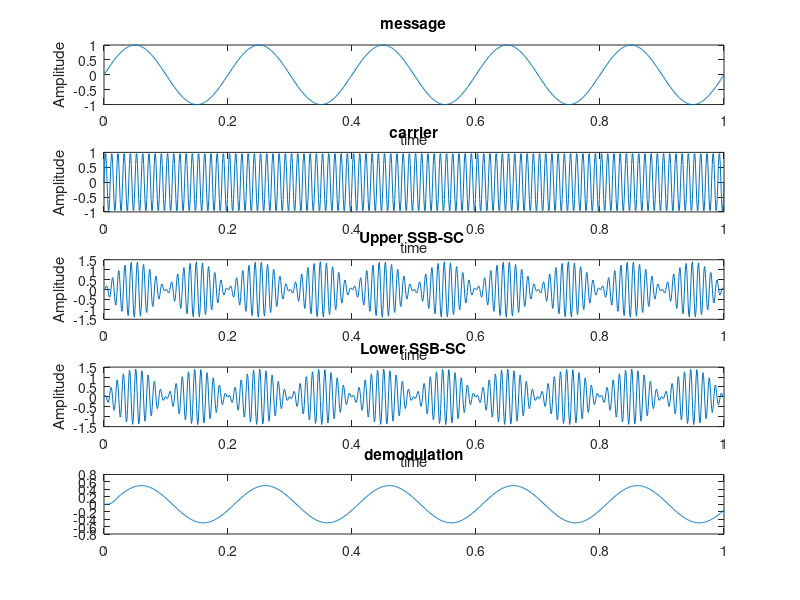

This chart was generated by the following MATLAB code:
clc;
clear all;
close all;
pkg load signal;
t=[0:0.001:1];
f1=5;
m1=sin(2*pi*f1*t);
mh=hilbert(m1);
subplot(5,2,[1,2]);
plot(t,m1);
title('message');
xlabel("time");
ylabel("Amplitude");
f2=100;
c=sin(2*pi*f2*t);
ch=cos(2*pi*f2*t);
subplot(5,2,[3,4]);
plot(t,c);
title('carrier');
xlabel("time");
ylabel("Amplitude");
s1=((c.*m1)-(mh.*ch));
subplot(5,2,[5,6]);
plot(t,s1);
title('Upper SSB-SC ');
xlabel("time");
ylabel("Amplitude");
s2=((c.*m1)+(mh.*ch));
subplot(5,2,[7,8]);
plot(t,s2);
title('Lower SSB-SC');
xlabel("time");
ylabel("Amplitude");
d=s2.*c;
[b,a]=butter(5,0.1);
d1=filter(b,a,d);
subplot(5,2,[9,10]);
plot(t,d1);
title('demodulation');